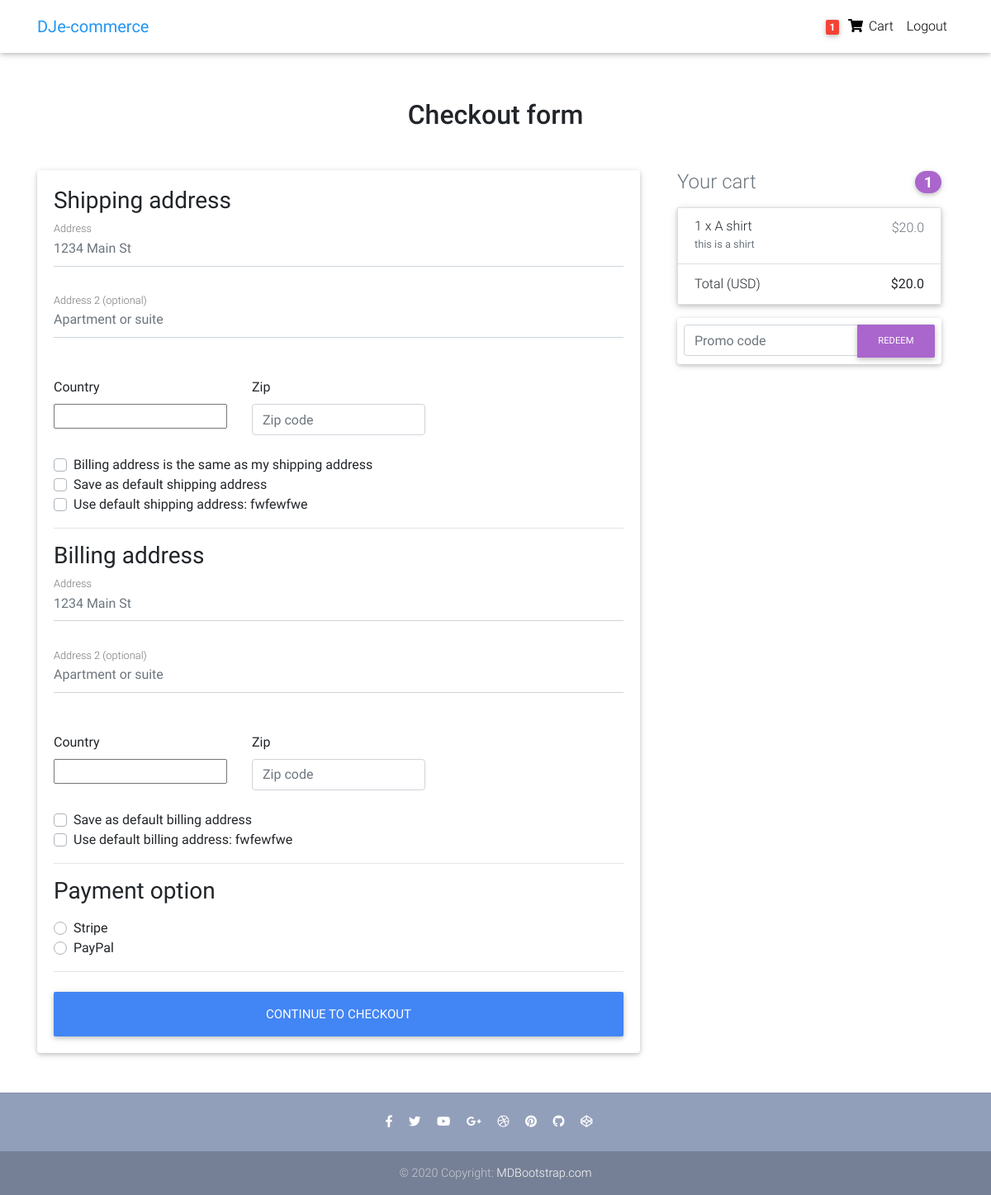
/checkout/ (signed in), run on an earlier commit of the app's database.
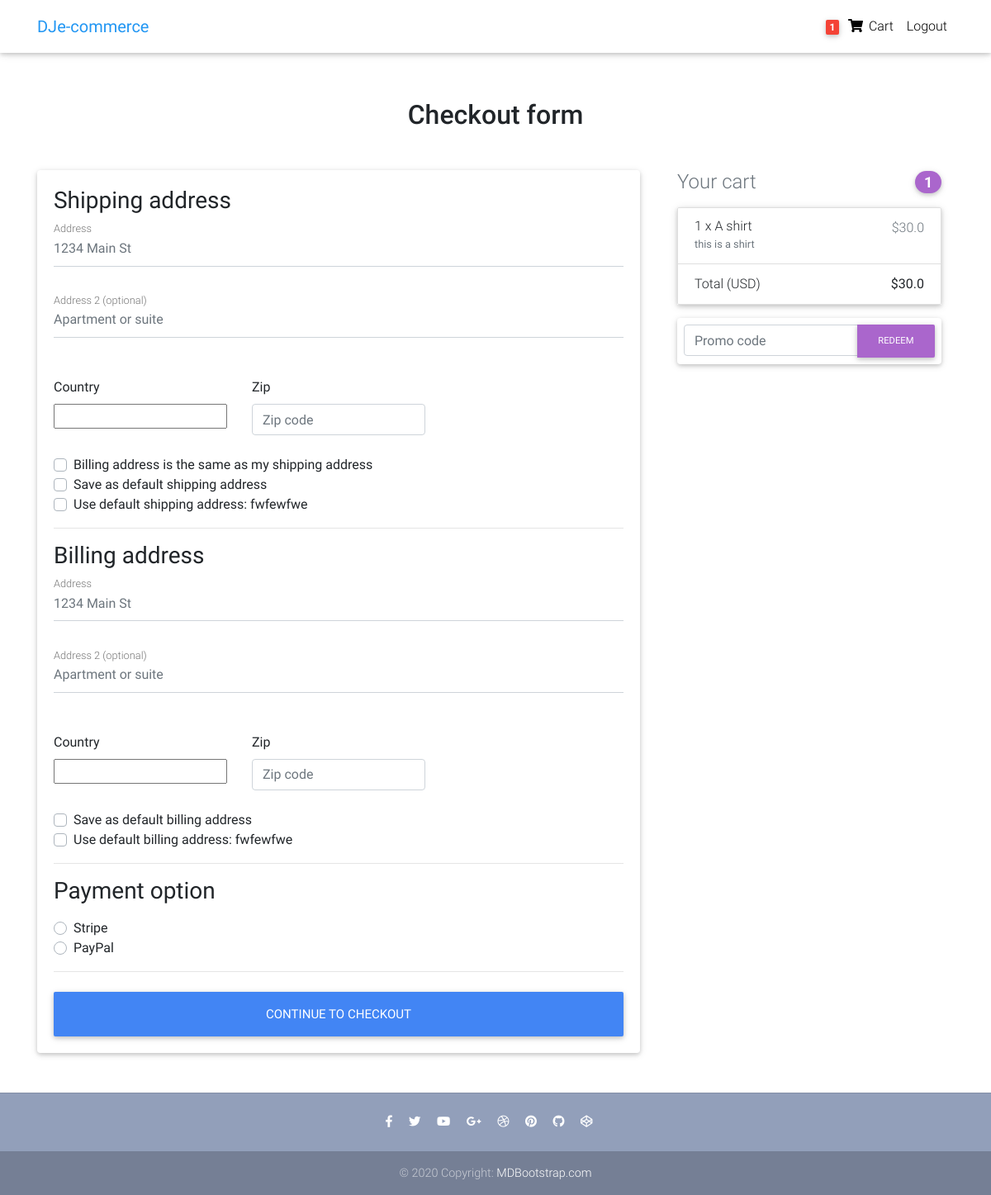
And on a later commit of the database.
### core/models.py (models this page shows, shortened)
class Order(models.Model):
    user = models.ForeignKey(settings.AUTH_USER_MODEL,
                             on_delete=models.CASCADE)
    ref_code = models.CharField(max_length=20, blank=True, null=True)
    items = models.ManyToManyField(OrderItem)
    start_date = models.DateTimeField(auto_now_add=True)
    ordered_date = models.DateTimeField()
    ordered = models.BooleanField(default=False)
    shipping_address = models.ForeignKey(
        'Address', related_name='shipping_address', on_delete=models.SET_NULL, blank=True, null=True)
    billing_address = models.ForeignKey(
        'Address', related_name='billing_address', on_delete=models.SET_NULL, blank=True, null=True)
    payment = models.ForeignKey(
        'Payment', on_delete=models.SET_NULL, blank=True, null=True)
    coupon = models.ForeignKey(
        'Coupon', on_delete=models.SET_NULL, blank=True, null=True)
    being_delivered = models.BooleanField(default=False)
    received = models.BooleanField(default=False)
    refund_requested = models.BooleanField(default=False)
    refund_granted = models.BooleanField(default=False)
    '''
    1. Item added to cart
    2. Adding a billing address
    (Failed checkout)
    3. Payment
    (Preprocessing, processing, packaging etc.)
    4. Being delivered
    5. Received
    6. Refunds
    '''
    def get_total(self):
        total = 0
        for order_item in self.items.all():
            total += order_item.get_final_price()
        if self.coupon:
            total -= self.coupon.amount
        return total

class Address(models.Model):
    user = models.ForeignKey(settings.AUTH_USER_MODEL,
                             on_delete=models.CASCADE)
    street_address = models.CharField(max_length=100)
    apartment_address = models.CharField(max_length=100)
    country = CountryField(multiple=False)
    zip = models.CharField(max_length=100)
    address_type = models.CharField(max_length=1, choices=ADDRESS_CHOICES)
    default = models.BooleanField(default=False)
    class Meta:
        verbose_name_plural = 'Addresses'

class OrderItem(models.Model):
    user = models.ForeignKey(settings.AUTH_USER_MODEL,
                             on_delete=models.CASCADE)
    ordered = models.BooleanField(default=False)
    item = models.ForeignKey(Item, on_delete=models.CASCADE)
    quantity = models.IntegerField(default=1)
    def get_total_item_price(self):
        return self.quantity * self.item.price
    def get_total_discount_item_price(self):
        return self.quantity * self.item.discount_price
    def get_final_price(self):
        if self.item.discount_price:
            return self.get_total_discount_item_price()
        return self.get_total_item_price()

class Item(models.Model):
    title = models.CharField(max_length=100)
    price = models.FloatField()
    discount_price = models.FloatField(blank=True, null=True)
    category = models.CharField(choices=CATEGORY_CHOICES, max_length=2)
    label = models.CharField(choices=LABEL_CHOICES, max_length=1)
    slug = models.SlugField()
    description = models.TextField()
    image = models.ImageField()

### core/views.py (the view, shortened to what this page needs)
# urls.py: path('checkout/', CheckoutView.as_view(), name='checkout'),
class CheckoutView(View):
    def get(self, *args, **kwargs):
        try:
            order = Order.objects.get(user=self.request.user, ordered=False)
            form = CheckoutForm()
            context = {
                'form': form,
                'couponform': CouponForm(),
                'order': order,
                'DISPLAY_COUPON_FORM': True
            }
            shipping_address_qs = Address.objects.filter(
                user=self.request.user,
                address_type='S',
                default=True
            )
            if shipping_address_qs.exists():
                context.update(
                    {'default_shipping_address': shipping_address_qs[0]})
            billing_address_qs = Address.objects.filter(
                user=self.request.user,
                address_type='B',
                default=True
            )
            if billing_address_qs.exists():
                context.update(
                    {'default_billing_address': billing_address_qs[0]})
            return render(self.request, "checkout.html", context)
        except ObjectDoesNotExist:
            messages.info(self.request, "You do not have an active order")
            return redirect("core:checkout")

### core/forms.py
class CheckoutForm(forms.Form):
    shipping_address = forms.CharField(required=False)
    shipping_address2 = forms.CharField(required=False)
    shipping_country = CountryField(blank_label='(select country)').formfield(
        required=False,
        widget=CountrySelectWidget(attrs={
            'class': 'custom-select d-block w-100',
        }))
    shipping_zip = forms.CharField(required=False)
    billing_address = forms.CharField(required=False)
    billing_address2 = forms.CharField(required=False)
    billing_country = CountryField(blank_label='(select country)').formfield(
        required=False,
        widget=CountrySelectWidget(attrs={
            'class': 'custom-select d-block w-100',
        }))
    billing_zip = forms.CharField(required=False)
    same_billing_address = forms.BooleanField(required=False)
    set_default_shipping = forms.BooleanField(required=False)
    use_default_shipping = forms.BooleanField(required=False)
    set_default_billing = forms.BooleanField(required=False)
    use_default_billing = forms.BooleanField(required=False)
    payment_option = forms.ChoiceField(
        widget=forms.RadioSelect, choices=PAYMENT_CHOICES)

class CouponForm(forms.Form):
    code = forms.CharField(widget=forms.TextInput(attrs={
        'class': 'form-control',
        'placeholder': 'Promo code',
        'aria-label': 'Recipient\'s username',
        'aria-describedby': 'basic-addon2'
    }))

### core/templatetags/cart_template_tags.py (called while the page is built)
@register.filter
def cart_item_count(user):
    if user.is_authenticated:
        qs = Order.objects.filter(user=user, ordered=False)
        if qs.exists():
            return qs[0].items.count()
    return 0

### templates/checkout.html (shortened to what this page needs)
{% extends "base.html" %}
{% load crispy_forms_tags %}
{% block content %}
  <main >
    <div class="container wow fadeIn">
      <h2 class="my-5 h2 text-center">Checkout form</h2>
      <div class="row">
        <div class="col-md-8 mb-4">
          <div class="card">
            <form method="POST" class="card-body">
              <h3>Shipping address</h3>
              <div class='hideable_shipping_form'>
                <div class="md-form mb-5">
                  <input type='text' placeholder='1234 Main St' id='shipping_address' name='shipping_address' class='form-control' />
                  <label for="shipping_address" class="">Address</label>
                </div>
                <div class="md-form mb-5">
                  <input type='text' placeholder='Apartment or suite' id='shipping_address2' name='shipping_address2' class='form-control' />
                  <label for="shipping_address2" class="">Address 2 (optional)</label>
                </div>
                <div class="row">
                  <div class="col-lg-4 col-md-12 mb-4">
                    <label for="country">Country</label>
                    {{ form.shipping_country }}
                  </div>
                  <div class="col-lg-4 col-md-6 mb-4">
                    <label for="shipping_zip">Zip</label>
                    <input type='text' placeholder='Zip code' id='shipping_zip' name='shipping_zip' class='form-control' />
                  </div>
                </div>
                <div class="custom-control custom-checkbox">
                  <label class="custom-control-label" for="same_billing_address">Billing address is the same as my shipping address</label>
                </div>
                <div class="custom-control custom-checkbox">
                  <label class="custom-control-label" for="set_default_shipping">Save as default shipping address</label>
                </div>
              </div>
              {% if default_shipping_address %}
              <div class="custom-control custom-checkbox">
                <label class="custom-control-label" for="use_default_shipping">Use default shipping address: {{ default_shipping_address.street_address|truncatechars:10 }}</label>
              </div>
              {% endif %}
              <hr>
              <h3>Billing address</h3>
              <div class='hideable_billing_form'>
                <div class="md-form mb-5">
                  <input type='text' placeholder='1234 Main St' id='billing_address' name='billing_address' class='form-control' />
                  <label for="billing_address" class="">Address</label>
                </div>
                <div class="md-form mb-5">
                  <input type='text' placeholder='Apartment or suite' id='billing_address2' name='billing_address2' class='form-control' />
                  <label for="billing_address2" class="">Address 2 (optional)</label>
                </div>
                <div class="row">
                  <div class="col-lg-4 col-md-12 mb-4">
                    <label for="country">Country</label>
                    {{ form.billing_country }}
                  </div>
                  <div class="col-lg-4 col-md-6 mb-4">
                    <label for="billing_zip">Zip</label>
                    <input type='text' placeholder='Zip code' id='billing_zip' name='billing_zip' class='form-control' />
                  </div>
                </div>
                <div class="custom-control custom-checkbox">
                  <label class="custom-control-label" for="set_default_billing">Save as default billing address</label>
                </div>
              </div>
              {% if default_billing_address %}
              <div class="custom-control custom-checkbox">
                <label class="custom-control-label" for="use_default_billing">Use default billing address: {{ default_billing_address.street_address|truncatechars:10 }}</label>
              </div>
              {% endif %}
              <hr>
              <h3>Payment option</h3>
              <div class="d-block my-3">
                {% for value, name in form.fields.payment_option.choices %}
                <div class="custom-control custom-radio">
                  <label class="custom-control-label" for="{{ name }}">{{ name }}</label>
                </div>
                {% endfor %}
              </div>
              <hr class="mb-4">
              <button class="btn btn-primary btn-lg btn-block" type="submit">Continue to checkout</button>
            </form>
          </div>
        </div>
        <div class="col-md-4 mb-4">
          {% include "order_snippet.html" %}
        </div>
      </div>
    </div>
  </main>
{% endblock content %}

### templates/base.html (shortened to what this page needs)
{% load static %}
<!DOCTYPE html>
<html lang="en">
<head>
  <link rel="stylesheet" href="https://use.fontawesome.com/releases/v5.8.1/css/all.css">
  <link href="{% static 'css/bootstrap.min.css' %}" rel="stylesheet">
  <link href="{% static 'css/mdb.min.css' %}" rel="stylesheet">
  <link href="{% static 'css/style.min.css' %}" rel="stylesheet">
</head>
{% include "navbar.html" %}
<body>
    <div class="mt-5 pt-4">
    </div>
    {% block content %}
    {% endblock content %}
    {% include "footer.html" %}
</body>
</html>

### templates/navbar.html (shortened to what this page needs)
{% load cart_template_tags %}
<nav class="navbar fixed-top navbar-expand-lg navbar-light white scrolling-navbar">
    <div class="container">
      <a class="navbar-brand waves-effect" href="/">
        <strong class="blue-text">DJe-commerce</strong>
      </a>
      <div class="collapse navbar-collapse" id="navbarSupportedContent">
        <ul class="navbar-nav nav-flex-icons">
          {% if request.user.is_authenticated %}
          <li class="nav-item">
            <a href="{% url 'core:order-summary' %}" class="nav-link waves-effect">
              <span class="badge red z-depth-1 mr-1"> {{ request.user|cart_item_count }} </span>
              <i class="fas fa-shopping-cart"></i>
              <span class="clearfix d-none d-sm-inline-block"> Cart </span>
            </a>
          </li>
          <li class="nav-item">
            <a class="nav-link waves-effect" href="{% url 'account_logout' %}">
              <span class="clearfix d-none d-sm-inline-block"> Logout </span>
            </a>
          </li>
          {% endif %}
        </ul>
      </div>
    </div>
  </nav>

### templates/order_snippet.html (shortened to what this page needs)
<div class="col-md-12 mb-4">
    <h4 class="d-flex justify-content-between align-items-center mb-3">
    <span class="text-muted">Your cart</span>
    <span class="badge badge-secondary badge-pill">{{ order.items.count }}</span>
    </h4>
    <ul class="list-group mb-3 z-depth-1">
    {% for order_item in order.items.all %}
    <li class="list-group-item d-flex justify-content-between lh-condensed">
        <div>
        <h6 class="my-0">{{ order_item.quantity }} x {{ order_item.item.title}}</h6>
        <small class="text-muted">{{ order_item.item.description}}</small>
        </div>
        <span class="text-muted">${{ order_item.get_final_price }}</span>
    </li>
    {% endfor %}
    <li class="list-group-item d-flex justify-content-between">
        <span>Total (USD)</span>
        <strong>${{ order.get_total }}</strong>
    </li>
    </ul>
    {% if DISPLAY_COUPON_FORM %}
    <form class="card p-2" action="{% url 'core:add-coupon' %}" method="POST">
        <div class="input-group">
            {{ couponform.code }}
            <div class="input-group-append">
            <button class="btn btn-secondary btn-md waves-effect m-0" type="submit">Redeem</button>
            </div>
        </div>
    </form>
    {% endif %}
</div>

### templates/footer.html
<footer class="page-footer text-center font-small mt-4 wow fadeIn">
    <hr class="my-4">
    <div class="pb-4">
        <a href="https://www.facebook.com/mdbootstrap" target="_blank">
            <i class="fab fa-facebook-f mr-3"></i>
        </a>
        <a href="https://twitter.com/MDBootstrap" target="_blank">
            <i class="fab fa-twitter mr-3"></i>
        </a>
        <a href="https://www.youtube.com/watch?v=7MUISDJ5ZZ4" target="_blank">
            <i class="fab fa-youtube mr-3"></i>
        </a>
        <a href="https://plus.google.com/u/0/b/107863090883699620484" target="_blank">
            <i class="fab fa-google-plus-g mr-3"></i>
        </a>
        <a href="https://dribbble.com/mdbootstrap" target="_blank">
            <i class="fab fa-dribbble mr-3"></i>
        </a>
        <a href="https://pinterest.com/mdbootstrap" target="_blank">
            <i class="fab fa-pinterest mr-3"></i>
        </a>
        <a href="https://github.com/mdbootstrap/bootstrap-material-design" target="_blank">
            <i class="fab fa-github mr-3"></i>
        </a>
        <a href="http://codepen.io/mdbootstrap/" target="_blank">
            <i class="fab fa-codepen mr-3"></i>
        </a>
    </div>
    <div class="footer-copyright py-3">
        © {% now 'Y' %} Copyright:
        <a href="https://mdbootstrap.com/education/bootstrap/" target="_blank"> MDBootstrap.com </a>
    </div>
</footer>

### templates/scripts.html (shortened to what this page needs)
{% load static %}

### templates/base.html (style rules this page uses)
html, body, header, .carousel { height: 60vh; }

What changed in the data, as far as the page shows it:
changed through a linked row, Order: get_total "20.0" → "30.0"
changed through a linked row, OrderItem "A shirt": get_final_price "20.0" → "30.0"
